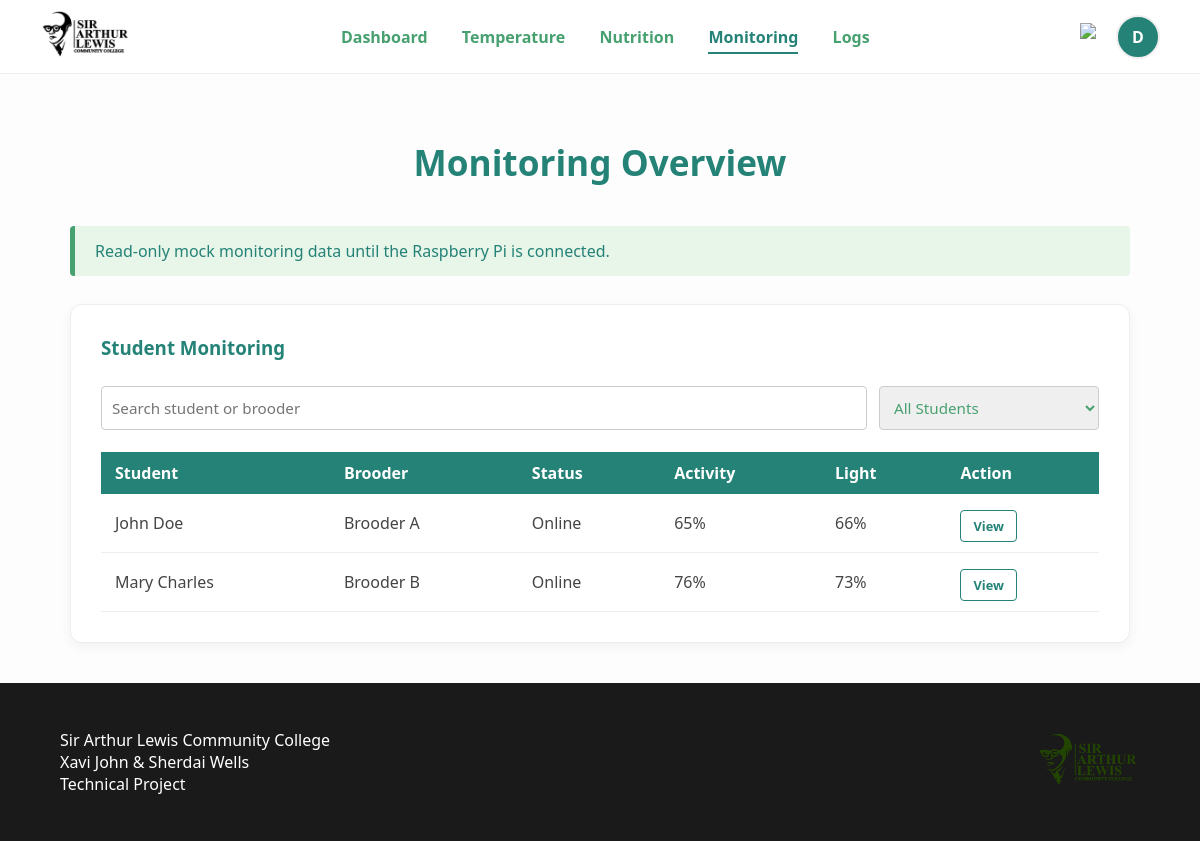
The app's page /lecturer/monitoring.php (signed in) with its own data.
### tables this page shows
CREATE TABLE IF NOT EXISTS users (
    user_id    INT NOT NULL AUTO_INCREMENT,
    full_name  VARCHAR(100) NOT NULL,
    email      VARCHAR(150) NOT NULL UNIQUE,
    password   VARCHAR(255) NOT NULL,
    role       ENUM('admin','lecturer','student') NOT NULL DEFAULT 'student',
    created_at TIMESTAMP NOT NULL DEFAULT CURRENT_TIMESTAMP,
    PRIMARY KEY (user_id)
);

CREATE TABLE IF NOT EXISTS brooders (
    brooder_id INT NOT NULL AUTO_INCREMENT,
    name       VARCHAR(100) NOT NULL,
    location   VARCHAR(150) DEFAULT NULL,
    api_key    VARCHAR(64) NOT NULL UNIQUE,
    status     ENUM('active','inactive') NOT NULL DEFAULT 'active',
    created_at TIMESTAMP NOT NULL DEFAULT CURRENT_TIMESTAMP,
    PRIMARY KEY (brooder_id)
);

### auth/session_check.php (called while the page is built, shortened)
<?php
$current_user_id   = $_SESSION["user_id"];

### lecturer/student_mock_data.php (called while the page is built, shortened)
<?php
require_once __DIR__ . "/../auth/flask.php";
function lecturer_students_with_mock_data($conn, $lecturer_id) {
    $query_error = "";
    $stmt = $conn->prepare("
        SELECT u.user_id, u.full_name,
               b.brooder_id, b.name AS brooder_name, b.location
        FROM lecturer_student ls
        JOIN users u ON u.user_id = ls.student_id
        LEFT JOIN student_brooder sb ON sb.student_id = u.user_id
        LEFT JOIN brooders b ON b.brooder_id = sb.brooder_id
        WHERE ls.lecturer_id = ?
        ORDER BY u.full_name
    ");
    $stmt->bind_param("i", $lecturer_id);
    $stmt->execute();
    $students = $stmt->get_result()->fetch_all(MYSQLI_ASSOC);
    foreach ($students as &$student) {
        $seed = intval($student["brooder_id"] ?: $student["user_id"]);
        $student["target_temp"] = 32.5;
        $student["temperature"] = null;
        $student["humidity"] = null;
        $student["recorded_at"] = null;
        $student["water_level"] = 55 + (($seed * 13 + intval(time() / 300)) % 35);
        $student["feed_level"] = 40 + (($seed * 17 + intval(time() / 420)) % 45);
        $student["activity"] = 65 + (($seed * 11 + intval(time() / 180)) % 30);
        $student["light_level"] = 45 + (($seed * 7 + intval(time() / 240)) % 45);
        $student["status"] = $student["brooder_id"] ? "Online" : "No brooder";
        $student["last_seen"] = date("Y-m-d H:i:s", time() - (($seed * 23) % 240));
        if ($student["brooder_id"]) {
            $reading = mock_live_reading($student["brooder_id"], $student["target_temp"]);
        }
    }
    return array($students, $query_error);
}
?>

### auth/flask.php (called while the page is built, shortened)
<?php
function mock_live_reading($brooder_id = 0, $target_temp = null) {
    $base_temp = $target_temp ? floatval($target_temp) : 32.5;
    $offset = intval($brooder_id) * 17;
    return [
        'temperature' => round($base_temp + sin((time() + $offset) / 90) * 0.8, 1),
        'humidity'    => round(58 + sin((time() + $offset) / 120) * 4, 1),
        'recorded_at' => date('Y-m-d H:i:s'),
        'source'      => 'mock'
    ];
}

### lecturer/monitoring.php (the view, shortened to what this page needs)
<?php
require_once "../auth/session_check.php";
require_once __DIR__ . "/student_mock_data.php";
list($students, $query_error) = lecturer_students_with_mock_data($conn, $current_user_id);
?>
<!DOCTYPE html>
<html id="top">
<head>
    <link rel="stylesheet" href="/style.css">
</head>
<body>
<?php include "navbar.php"; ?>
<div class="container">
    <h1>Monitoring Overview</h1>
    <div class="notice">Read-only mock monitoring data until the Raspberry Pi is connected.</div>
    <?php if (!$query_error): ?>
    <div class="card">
        <h3>Student Monitoring</h3>
        <div style="display:grid; grid-template-columns: 1fr 220px; gap:12px; margin-bottom:14px;">
            <input type="text" id="student-search" class="input-box" placeholder="Search student or brooder">
            <select id="student-filter" class="input-box">
                <option value="all">All Students</option>
            </select>
        </div>
        <table>
            <tr><th>Student</th><th>Brooder</th><th>Status</th><th>Activity</th><th>Light</th><th>Action</th></tr>
            <?php foreach ($students as $s): ?>
            <?php
                $has_brooder = !empty($s["brooder_id"]);
                $needs_attention = !$has_brooder;
                $row_filter = ($has_brooder ? "assigned " : "unassigned ") . ($needs_attention ? "attention" : "ok");
                $search_text = strtolower($s["full_name"] . " " . ($s["brooder_name"] ?? ""));
            ?>
            <tr class="student-row" data-filter="<?php echo $row_filter; ?>" data-search="<?php echo htmlspecialchars($search_text); ?>">
                <td><?php echo htmlspecialchars($s["full_name"]); ?></td>
                <td><?php echo $has_brooder ? htmlspecialchars($s["brooder_name"]) : "Not assigned"; ?></td>
                <td><?php echo htmlspecialchars($s["status"]); ?></td>
                <td><?php echo $s["activity"]; ?>%</td>
                <td><?php echo $s["light_level"]; ?>%</td>
                <td><button type="button" class="btn secondary detail-toggle" style="width:auto; padding:6px 12px; font-size:0.8rem;">View</button></td>
            </tr>
            <?php endforeach; ?>
        </table>
    </div>
    <?php endif; ?>
</div>
<?php include "../auth/footer.php"; ?>
</body>
</html>

### style.css (style rules this page uses)
:root { --teal: #248277; --green: #47a070; }
html { scroll-behavior: smooth; }
body { font-family: 'Segoe UI', Tahoma, Geneva, Verdana, sans-serif; margin: 0; display: flex; flex-direction: column; min-height: 100vh; background: #fdfdfd; color: var(--green); }
.container { flex: 1; padding: 40px 20px; max-width: 1100px; margin: 0 auto; width: 100%; box-sizing: border-box; }
h1 { color: var(--teal); font-size: 2.2rem; text-align: center; margin-bottom: 40px; }
h3 { color: var(--teal); margin-top: 0; }
.card { background: #ffffff; padding: 30px; border-radius: 12px; box-shadow: 0 4px 12px rgba(0,0,0,0.05); border: 1px solid #eeeeee; transition: transform 0.2s; }
.notice { background: #e8f5e9; border-left: 5px solid var(--green); padding: 14px 20px; margin-bottom: 28px; border-radius: 4px; color: var(--teal); }
.input-box { width: 100%; padding: 10px; margin: 8px 0; border: 1px solid #cccccc; border-radius: 4px; box-sizing: border-box; color: var(--green); font-family: inherit; font-size: 0.95rem; }
.btn { background: var(--teal); color: white; border: none; padding: 10px 20px; border-radius: 4px; cursor: pointer; font-weight: bold; font-family: inherit; font-size: 0.95rem; transition: background 0.2s; width: 100%; margin-top: 6px; }
.btn.secondary { background: #fff; color: var(--teal); border: 1px solid var(--teal); }
table { width: 100%; border-collapse: collapse; margin-top: 10px; }
th { background: var(--teal); color: white; padding: 10px 14px; text-align: left; }
td { padding: 10px 14px; border-bottom: 1px solid #eeeeee; color: #444; }

### records on screen
users: full_name "John Doe", brooders.name "Brooder A", status "Online", activity "65", light_level "66"
users: full_name "Mary Charles", brooders.name "Brooder B", status "Online", activity "76", light_level "73"

### other values on screen
$current_initial "D"
